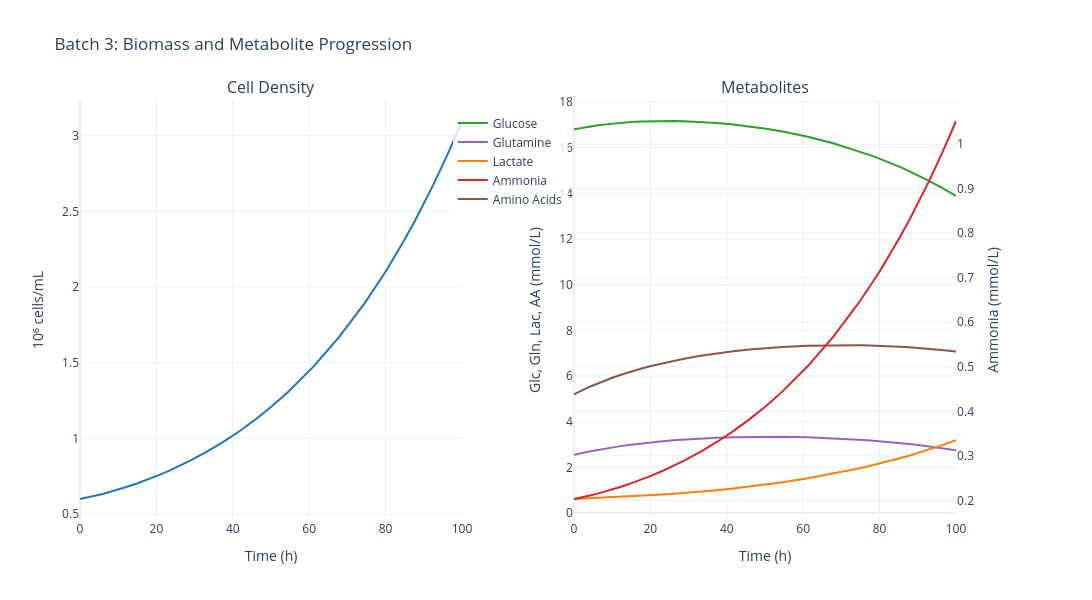

The code cell stored with this chart in its notebook:
### Code cell
# Plot batch 3
fig_b3 = plot_batch_biomass_metabolites(sim, batch_number=3)
fig_b3.update_layout(title_text="Batch 3: Biomass and Metabolite Progression")
fig_b3.show()
